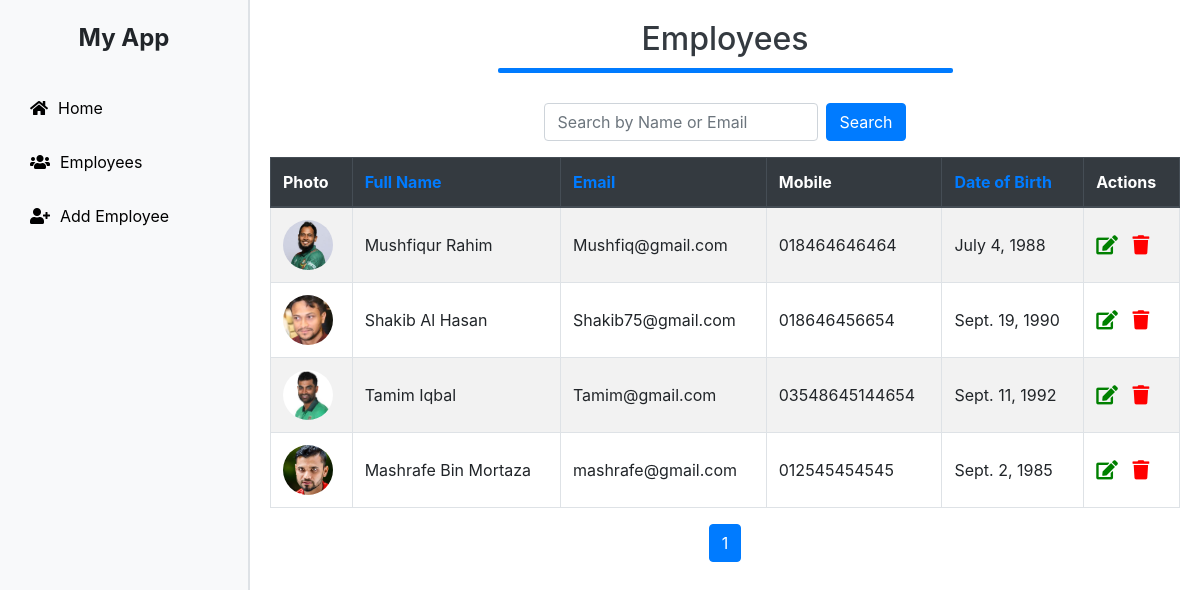
The page /?sort=email on the database its author committed.
### employees/models.py (models this page shows, shortened)
class Employee(models.Model):
    first_name = models.CharField(max_length=50)
    last_name = models.CharField(max_length=50)
    email = models.EmailField(unique=True)
    mobile = models.CharField(max_length=15)
    date_of_birth = models.DateField()
    photo = models.ImageField(upload_to='employee_photos/')

### employees/views.py (the view)
# urls.py: path('', views.employee_list, name='employee_list'),
def employee_list(request):
    search_query = request.GET.get('search', '')
    sort_by = request.GET.get('sort', 'first_name')
    employees = Employee.objects.filter(
        Q(first_name__icontains=search_query) | Q(email__icontains=search_query)
    ).order_by(sort_by)
    paginator = Paginator(employees, 10)  # Show 10 employees per page.
    page_number = request.GET.get('page')
    page_obj = paginator.get_page(page_number)
    return render(request, 'employee_list.html', {'page_obj': page_obj})

### employees/templates/employee_list.html (shortened to what this page needs)
<!DOCTYPE html>
<html lang="en">
<head>
    <link href="https://stackpath.bootstrapcdn.com/bootstrap/4.5.2/css/bootstrap.min.css" rel="stylesheet">
    <link href="https://cdnjs.cloudflare.com/ajax/libs/font-awesome/5.15.4/css/all.min.css" rel="stylesheet">
</head>
<body>
    <div class="sidebar">
        <div class="logo">My App</div>
        <div class="menu">
            <a href="#" class="menu-item">
                <i class="fas fa-home"></i>
                <span>Home</span>
            </a>
            <a href="{% url 'employee_list' %}" class="menu-item">
                <i class="fas fa-users"></i>
                <span>Employees</span>
            </a>
            <a href="{% url 'employee_add' %}" class="menu-item">
                <i class="fas fa-user-plus"></i>
                <span>Add Employee</span>
            </a>
        </div>
    </div>
    <div class="content">
        <div class="header">
            <h1>Employees</h1>
        </div>
        <form method="get" action="" class="form-inline justify-content-center mb-3">
            <input type="text" name="search" class="form-control mr-2" placeholder="Search by Name or Email" value="{{ request.GET.search }}">
            <button type="submit" class="btn btn-primary">Search</button>
        </form>
        <table class="table table-striped table-bordered">
            <thead class="thead-dark">
                <tr>
                    <th>Photo</th>
                    <th><a href="?sort=first_name">Full Name</a></th>
                    <th><a href="?sort=email">Email</a></th>
                    <th>Mobile</th>
                    <th><a href="?sort=date_of_birth">Date of Birth</a></th>
                    <th>Actions</th>
                </tr>
            </thead>
            <tbody>
                {% for employee in page_obj %}
                <tr>
                    <td>
                        <img src="{{ employee.photo.url }}" alt="Employee Photo">
                    </td>
                    <td>{{ employee.first_name }} {{ employee.last_name }}</td>
                    <td>{{ employee.email }}</td>
                    <td>{{ employee.mobile }}</td>
                    <td>{{ employee.date_of_birth }}</td>
                    <td class="action-buttons">
                        <a href="{% url 'employee_edit' employee.id %}" title="Edit" class="btn-edit"><i class="fas fa-edit"></i></a>
                        <a href="{% url 'employee_delete' employee.id %}" title="Delete" class="btn-delete"><i class="fas fa-trash"></i></a>
                    </td>
                </tr>
                {% empty %}
                <tr>
                    <td colspan="6" class="text-center">No employees found.</td>
                </tr>
                {% endfor %}
            </tbody>
        </table>
        <nav aria-label="Page navigation">
            <ul class="pagination">
                <li class="page-item active"><span class="page-link">{{ page_obj.number }}</span></li>
            </ul>
        </nav>
    </div>
</body>
</html>

### employees/templates/employee_list.html (style rules this page uses)
body { display: flex; min-height: 100vh; margin: 0; }
.sidebar { width: 250px; background-color: #f8f9fa; padding: 20px; height: 100vh; border-right: 2px solid #dee2e6; display: flex; flex-direction: column; justify-content: flex-start; }
.sidebar .logo { font-size: 1.5rem; margin-bottom: 20px; text-align: center; font-weight: bold; }
.sidebar .menu { flex: 1; }
.sidebar .menu-item { display: flex; align-items: center; padding: 10px; margin: 10px 0; border-radius: 5px; transition: background-color 0.3s, transform 0.3s; text-decoration: none; color: #000; }
.sidebar .menu-item i { margin-right: 10px; }
.sidebar .menu-item span { font-size: 1rem; }
.content { flex: 1; padding: 20px; background-color: #ffffff; }
.header { margin-bottom: 20px; position: relative; overflow: hidden; }
.header h1 { font-size: 2rem; text-align: center; position: relative; color: #343a40; margin: 0; animation: fadeIn 1.5s ease-in-out; }
.header::after { content: ''; display: block; height: 5px; background: #007bff; width: 50%; margin: 10px auto; border-radius: 2px; animation: slideIn 1s ease-in-out; }
.table th, .table td { vertical-align: middle; }
.table td img { width: 50px; height: 50px; object-fit: cover; border-radius: 50%; }
.action-buttons a { margin-right: 10px; font-size: 1.2rem; }
.action-buttons .btn-edit { color: green; }
.action-buttons .btn-delete { color: red; }
.pagination { justify-content: center; }

### rows shown on the page
Employee: photo (picture), first_name "Mushfiqur", last_name "Rahim", email "Mushfiq@gmail.com", mobile "018464646464", date_of_birth "July 4, 1988"
Employee: photo (picture), first_name "Shakib Al", last_name "Hasan", email "Shakib75@gmail.com", mobile "018646456654", date_of_birth "Sept. 19, 1990"
Employee: photo (picture), first_name "Tamim", last_name "Iqbal", email "Tamim@gmail.com", mobile "03548645144654", date_of_birth "Sept. 11, 1992"
Employee: photo (picture), first_name "Mashrafe Bin", last_name "Mortaza", email "mashrafe@gmail.com", mobile "012545454545", date_of_birth "Sept. 2, 1985"

### other values the page prints
{{ page_obj.number }} "1"
